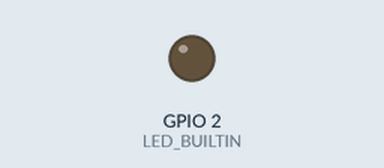
This sketch was run on a simulated ESP8266 (NodeMCU). On the bench: output pins drawn as LEDs (lit = HIGH, except the on-board LED, lit = LOW). WiFi joins after 1.5 s; servers stay silent unless stated; what the sketch prints to the serial monitor is not drawn.

Above: at 5.2 s.
At 8.51 s:
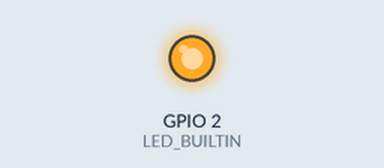
Timing chart, 0 to 10.5 s (numbered marks = the images above):
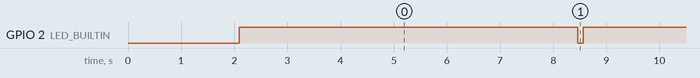

The sketch:

sensor.ino
```cpp
//AUM SHREE GANESHAAYA NAMAH||
// libraries
#include <ESP8266WiFi.h>
#include <ESP8266WebServer.h>
#include<ESP8266mDNS.h>

// definitions
#define RECONNECT 1
#define CONNECT 0

// functions
void connectToWiFi(byte reconnectToWiFi);
float getMoisture();
void handle_sendData();
void handle_notFound();

// global variables
String ssid = "yashvr";
String password = "yash2018";
int max_val = 750;
int min_val = 265;
int iterations = 100;
int server_port = 80;
int blink_time = 0; // threshold for blink time

// instanciaion of server
ESP8266WebServer server(server_port);

void setup() {
  pinMode(A0, INPUT);
  pinMode(LED_BUILTIN, OUTPUT);
  Serial.begin(9600);
  Serial.println("\n--------------------Connected to Monitor--------------------");
  Serial.println("AUM SHREE GANESHAAYA NAMAH||");

  connectToWiFi(CONNECT);
  server.on("/", handle_sendData);
  server.onNotFound(handle_notFound);
  if (MDNS.begin("sensor")) {
    Serial.println("mDNS service has begun.");
  } else {
    Serial.println("mDNS service could not be established.");
  }
  server.begin();
  MDNS.addService("http", "tcp", server_port);
}

void loop() {
  blink_time++;
  delay(1);
  if (blink_time >= 5000) {
    // blibk every 5 seconds to show device is alive.
    digitalWrite(LED_BUILTIN, LOW);
    delay(100);
    digitalWrite(LED_BUILTIN, HIGH);
    blink_time = 0;
  }
  if (WiFi.status() != WL_CONNECTED) {
    connectToWiFi(CONNECT);
  }
  MDNS.update();
  server.handleClient();
}

void connectToWiFi(byte reconnectToWiFi) {
  digitalWrite(LED_BUILTIN, LOW);
  if ((WiFi.status() == WL_CONNECTED) && (reconnectToWiFi == 0)) {
    Serial.println("Connected to WiFi already.");
    return;
  }

  int time_elapsed = 0;
  Serial.print((String)"Attempting connection with WiFi network \"" + ssid + "\".");
  WiFi.begin(ssid, password);
  while (WiFi.status() != WL_CONNECTED) {
    Serial.print(".");
    delay(1000);
    time_elapsed++;
    if (time_elapsed >= 60) {
      // WiFi network searching time threshold set to 60 seconds.
      time_elapsed = 0;
      Serial.println("\nSorry, WiFi connection taking too long.\nReattempting in 10 seconds.\n");
      // delay for ten seconds
      delay(10000);
      Serial.print("Reconnecting.");
    }
  }
  // wifi would be connected upto this point
  Serial.print((String)"\nConnected to WiFi network \"" + ssid + "\". Local IP Address: ");
  Serial.println(WiFi.localIP());
  digitalWrite(LED_BUILTIN, HIGH);
}

float getMoisture() {
  int val = 0;
  for (int i = 0; i < iterations; i++) {
    val += analogRead(A0);
  }
  val /= iterations;
  float moisture = ((float)(max_val - val)) / ((float)(max_val - min_val));
  moisture *= 100;
  return moisture;
}

void handle_sendData() {
  if (server.hasArg("username") && server.hasArg("password")) {
    if (server.arg("username") == ssid && server.arg("password") == password) {
      server.send(200, "text/plain", (String)(getMoisture()));
    } else {
      server.send(200, "text/plain", "Method not allowed.");
    }
  } else {
    server.send(200, "text/plain", "Method not allowed.");
  }
}

void handle_notFound() {
  server.sendHeader("Location", "/", true);
  server.send(302, "text/plain", "Method not allowed.");
}
```

Measured:
- by itself, GPIO 2 (LED_BUILTIN): alternates HIGH for 6.4 s and LOW for 0.10 s
